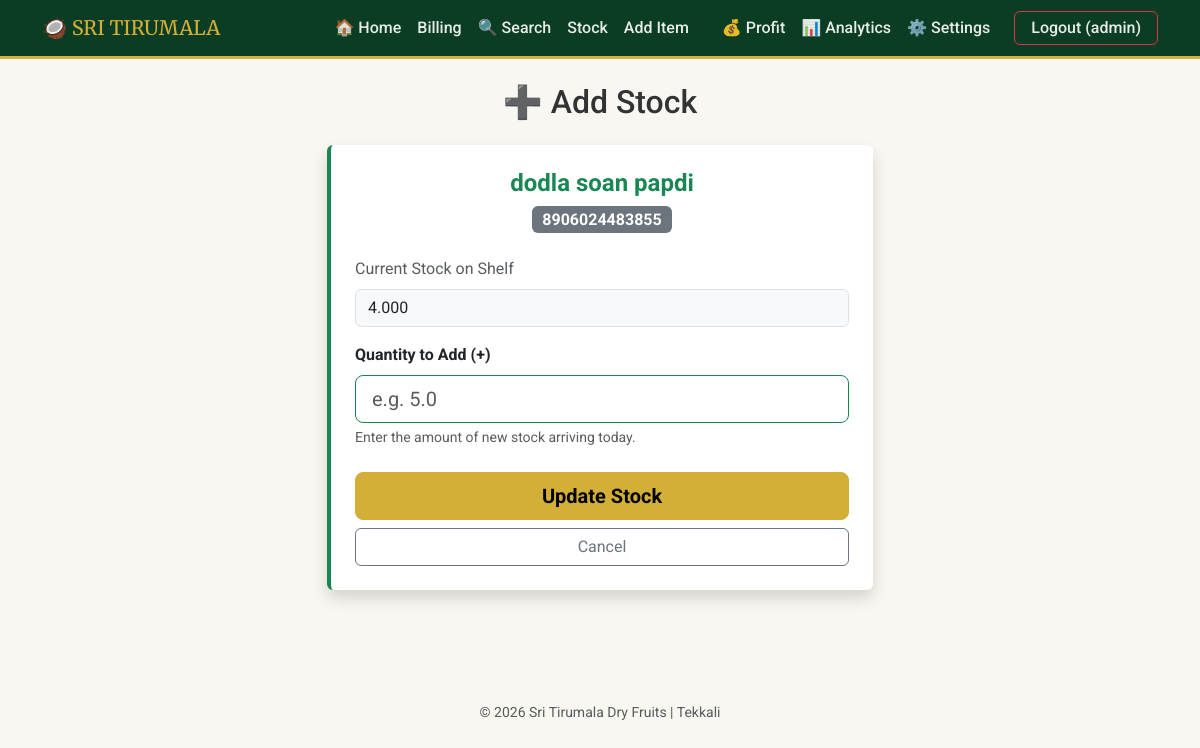
Page /add_stock/1 (signed in) on the committed database.
### tables this page shows
CREATE TABLE products (
            id INTEGER PRIMARY KEY AUTOINCREMENT,
            name TEXT NOT NULL,
            barcode TEXT UNIQUE NOT NULL,
            total_qty REAL NOT NULL,
            sold_qty REAL DEFAULT 0,
            cost_price REAL NOT NULL,
            selling_price REAL NOT NULL,
            mrp REAL DEFAULT 0
        );

### app.py (the view, shortened to what this page needs)
@app.route('/add_stock/<int:id>', methods=['GET', 'POST'])
def add_stock(id):
    if 'user' not in session: return redirect('/login')
    conn = get_db_connection()
    product = conn.execute('SELECT * FROM products WHERE id = ?', (id,)).fetchone()
    conn.close()
    return render_template('add_stock.html', product=product)

### app.py (called while the page is built)
def get_db_connection():
    conn = sqlite3.connect('dryfruits_v3.db')
    conn.row_factory = sqlite3.Row
    return conn

### templates/add_stock.html
{% extends "layout.html" %}
{% block content %}
<div class="row justify-content-center">
    <div class="col-md-6">
        <h2 class="mb-4 text-center">➕ Add Stock</h2>
        <div class="card p-4 shadow border-success border-top-0 border-end-0 border-bottom-0 border-4">
            <div class="text-center mb-4">
                <h4 class="fw-bold text-success">{{ product.name }}</h4>
                <div class="badge bg-secondary fs-6">{{ product.barcode }}</div>
            </div>
            <form method="post">
                <div class="mb-3">
                    <label class="form-label text-muted">Current Stock on Shelf</label>
                    <input type="text" class="form-control bg-light" value="{{ '%.3f'|format(product.total_qty - (product.sold_qty or 0)) }}" readonly>
                </div>
                <div class="mb-4">
                    <label class="form-label fw-bold">Quantity to Add (+)</label>
                    <input type="number" step="0.001" name="added_qty" class="form-control form-control-lg border-success" required autofocus placeholder="e.g. 5.0">
                    <div class="form-text">Enter the amount of new stock arriving today.</div>
                </div>
                <div class="d-grid gap-2">
                    <button type="submit" class="btn btn-success btn-lg">Update Stock</button>
                    <a href="/stock" class="btn btn-outline-secondary">Cancel</a>
                </div>
            </form>
        </div>
    </div>
</div>
{% endblock %}

### templates/layout.html (style rules this page uses)
:root { --brand-green: #0B3D25; --brand-gold: #D4AF37; --bg-cream: #F9F7F2; }
body { background-color: var(--bg-cream); font-family: 'Roboto', sans-serif; color: #333; }
.card { border-top: 4px solid var(--brand-gold); background: white; }
.btn-success { background-color: var(--brand-gold); border-color: var(--brand-gold); color: #000; font-weight: bold; }

### rows in the picture
products: name "dodla soan papdi", barcode "8906024483855", total_qty+sold_qty "4.000"

### other values in the picture
{{ session['user'] }} "admin"
